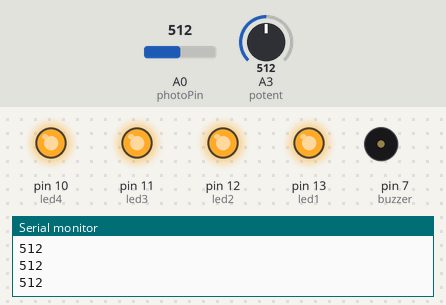
Simulated run of this sketch. Board: Arduino Uno, built with avr-gcc and run on an emulated ATmega328P. Shown: output pins drawn as LEDs (lit = HIGH), buzzer (waves = sounding), the last lines printed to the serial monitor. Inputs (shaded band) come from the test bench; at power-on: A0 (photoPin) = 512, A3 (potent) = 512.

Above: at 1.8 s.
1.9 s: A0 (photoPin) set to 179
At 3.8 s:
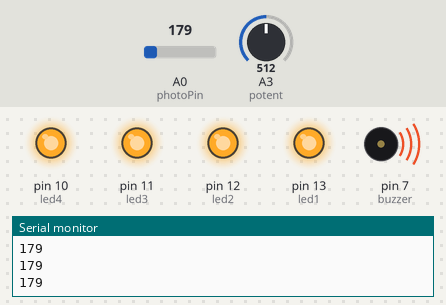
4.5 s: A0 (photoPin) set to 151
At 5.0 s:
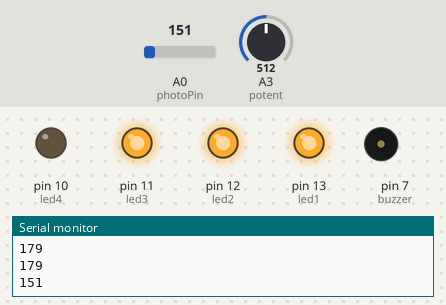
11.5 s: A0 (photoPin) set to 135
15.0 s: A0 (photoPin) set to 111
At 17.4 s:
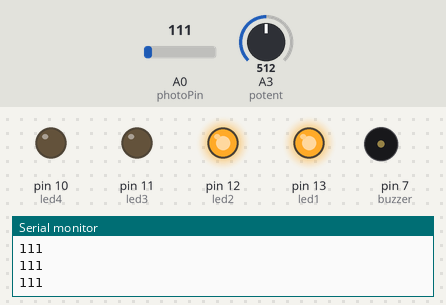
22.5 s: A3 (potent) set to 160
25.5 s: A0 (photoPin) set to 73
33.2 s: A0 (photoPin) set to 63
At 34.7 s:
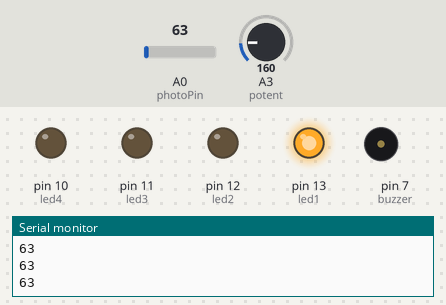
Timing chart, 0 to 36.2 s (numbered marks = the images above; inputs shaded):
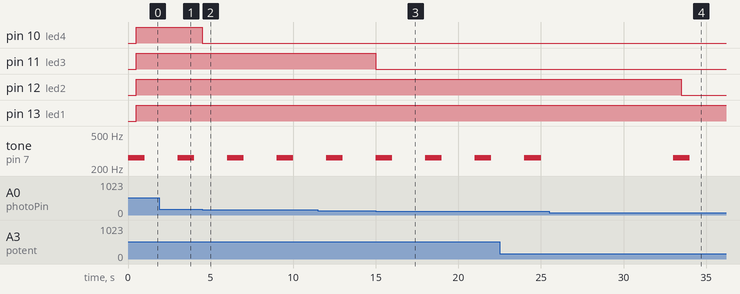

Measured:
- the behaviour switches between 170 and 169 on A0 (photoPin) (found by bisection; images 1 and 2)
- the behaviour switches between 125 and 124 on A0 (photoPin) (found by bisection; images 2 and 3)
- the behaviour switches between 70 and 69 on A0 (photoPin) (found by bisection; images 3 and 4)
- after the input at 4.5 s, pin 10 (led4): HIGH → LOW at once
- after the input at 15.0 s, pin 11 (led3): HIGH → LOW at once
- after the input at 33.2 s, pin 12 (led2): HIGH → LOW after 0.30 s

The sketch:

jkang87Lab5.ino
```cpp
//Name: Jonathan Kang
//UIN: 677480333
//NetID: jkang87
//Lab 5 – Multiple Inputs and Outputs

// 12:24 PM 10/10/24
// TA Mina

//Description:
//Two parts will be happening through the Arduino.
//Part 1:
//if photoresistor sees bright light, increase # of LEDs
//otherwise decrease the # of LEDs if it gets darker
//basically lab 4 but instead of LCD screen use LEDs
//Part 2:
//Potentiometer = analog input for the buzzer
//if potentiometer is at lowest range, buzzer is off
//if low range, buzzer waits a long time before making a noise
//if high range, buzzer takes smaller breaks, until it's permanently on
//buzzer makes a noise for 1 second, noise is associated with a music note

//Assumption:
//4 parallel circuits, one has 4 leds, 1 has a photoresistor
//another has the potentiometer, and one has a passive buzzer
//coding wouldn't take too long as it seems to all join together without
//too much difficulty.
//I can use the 220 ohm resistor instead of 10k for the photoresistor.

//References used:
//https://docs.arduino.cc/learn/electronics/potentiometer-basics/ how to use a potentiometer
//https://www.circuitbasics.com/how-to-use-active-and-passive-buzzers-on-the-arduino/ how to use a passive buzzer
//https://docs.arduino.cc/built-in-examples/digital/toneMelody/ music notes
//https://www.arduino.cc/reference/en/language/functions/advanced-io/tone/ tone function

//photoresistor pin
//uses 220 ohm resistor
int photoPin = A0;

//buzzer pin
const int buzzer = 7;

//potentiometer pin
int potent = A3;

//for millis: 1 is for LEDs, 2 is for buzzers
unsigned long startTime1;
unsigned long currentTime1;
const unsigned long delayTime1 = 500; //for LEDs
unsigned long startTime2;
unsigned long currentTime2;
unsigned long delayTime2 = 0; //for the buzzer

//LED pins
const int led1 = 13;
const int led2 = 12;
const int led3 = 11;
const int led4 = 10;

//sets up the LEDs, potentiometer, photoresistor, and the passive buzzer
void setup() {
  Serial.begin(9600);
  pinMode(led1, OUTPUT);
  pinMode(led2, OUTPUT);
  pinMode(led3, OUTPUT);
  pinMode(led4, OUTPUT);
  pinMode(buzzer, OUTPUT);
  startTime1 = millis();
  startTime2 = millis();
}

void loop() {
  currentTime1 = millis();
  currentTime2 = millis();
  //wait 500 milliseconds to loop all over again
  //this if statement is for the LEDs
  if(currentTime1 - startTime1 >= delayTime1){

    //for the photoresistor, reads the light amount
    int photoLight = analogRead(photoPin);
    Serial.println(photoLight);

    //those 5 if/else if statements determine the brightness text
    //based on the photoresistor's number
    //example of testing them, just put finger on photoresistor for dark, use lcd backlight for bright ones
    if(photoLight < 50){//very dark
      digitalWrite(led1, LOW);
      digitalWrite(led2, LOW);
      digitalWrite(led3, LOW);
      digitalWrite(led4, LOW);
    }
    else if(photoLight < 70){//dim
      digitalWrite(led1, HIGH);
      digitalWrite(led2, LOW);
      digitalWrite(led3, LOW);
      digitalWrite(led4, LOW);
    }
    else if(photoLight < 125){//normal
      digitalWrite(led1, HIGH);
      digitalWrite(led2, HIGH);
      digitalWrite(led3, LOW);
      digitalWrite(led4, LOW);
    }
    else if(photoLight < 170){//somewhat bright
      digitalWrite(led1, HIGH);
      digitalWrite(led2, HIGH);
      digitalWrite(led3, HIGH);
      digitalWrite(led4, LOW);
    }
    else{
      digitalWrite(led1, HIGH);//very bright
      digitalWrite(led2, HIGH);
      digitalWrite(led3, HIGH);
      digitalWrite(led4, HIGH);
    }
    startTime1 = millis();
  }

  //this if statement determines whether to make the buzzer make a noise
  //the tone uses 262 Hz, which is C4's note.
  //delayTime2 is based on the position of the potentiometer
  //buzzer always makes a sound for 1 second, unless it's off
  if(currentTime2 - startTime2 >= delayTime2){
    int potentVal = analogRead(potent);
    if(potentVal < 35){ //turned off, range is 0-35 for safe measure
      digitalWrite(buzzer, LOW);
    }
    else if(potentVal < 200){ //8 second timer
      tone(7, 262, 1000);
      delayTime2 = 9000;
    }
    else if(potentVal < 400){ //4 second timer
      tone(7, 262, 1000);
      delayTime2 = 5000;
    }
    else if(potentVal < 600){ //2 second timer
      tone(7, 262, 1000);
      delayTime2 = 3000;
    }
    else if(potentVal < 800){ //1 second timer
      tone(7, 262, 1000);
      delayTime2 = 2000;
    }
    else if(potentVal < 1000){ //.5 second timer
      tone(7, 262, 1000);
      delayTime2 = 1500;
    }
    else{ //constant loop
      tone(7, 262, 1000);
      delayTime2 = 1000;
    }
    startTime2 = millis();
  }
}
```
